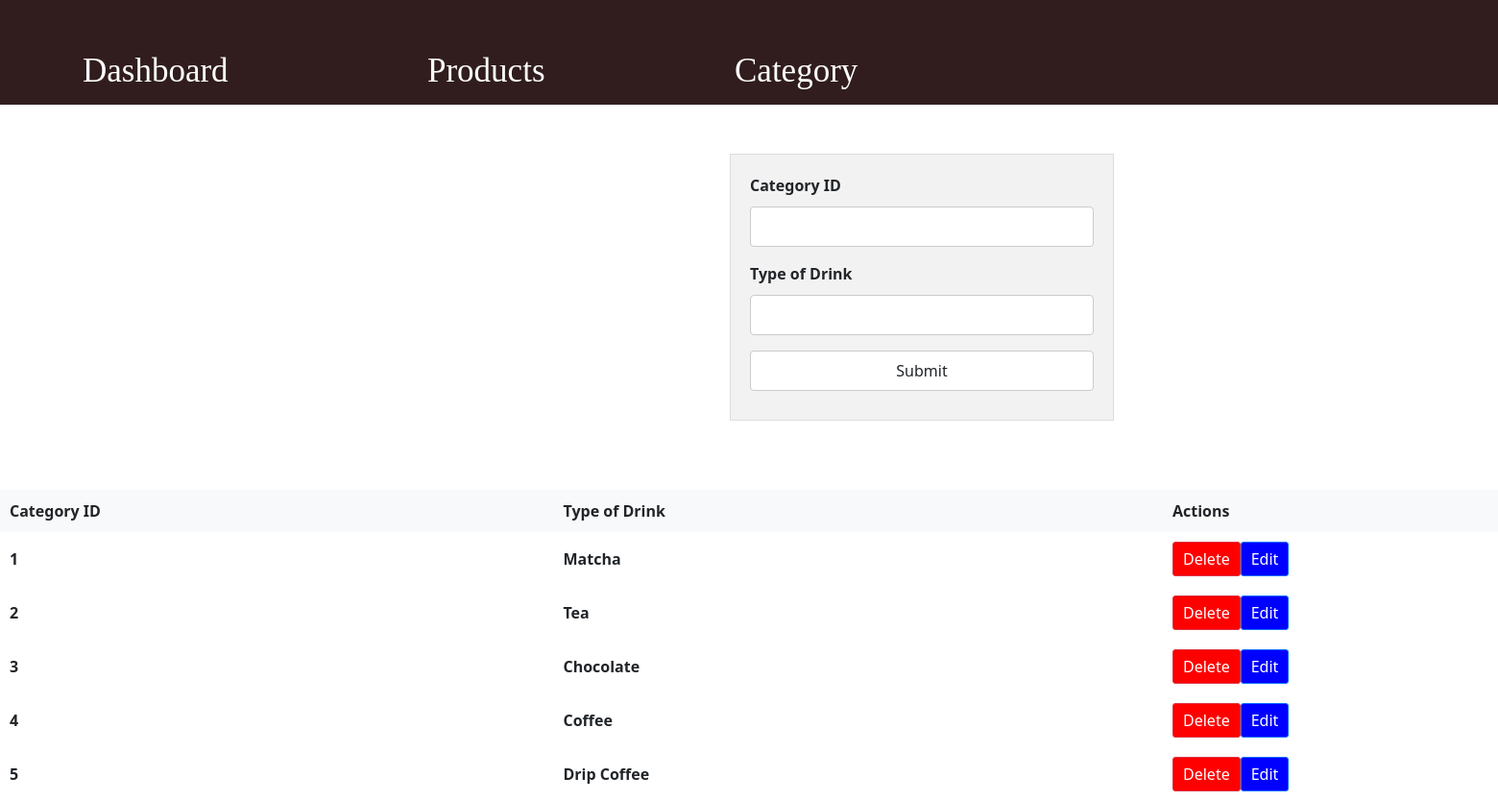
The app's page /category.php with its own data.
### tables this page shows
CREATE TABLE `category` (
  `category_id` int(100) NOT NULL,
  `type` varchar(250) NOT NULL
);

### category.php (the view, shortened to what this page needs)
<!DOCTYPE html>
<html lang="en">
<head>
  <link href="https://cdn.jsdelivr.net/npm/bootstrap@5.3.0/dist/css/bootstrap.min.css"
    rel="stylesheet"
>
  <link rel="stylesheet" href="category.css">
  <link rel="stylesheet" href="style.css">
</head>
<body>
  <rect>
  <nav class="navbar navbar-expand-lg">
    <div class="container-fluid">
      <div class="collapse navbar-collapse" id="navbarNavAltMarkup">
        <div class="navbar-nav">
          <a class="dashboard" aria-current="page" href="dashboard.php">Dashboard</a>
          <a class="category" href="category.php">Category</a>
          <a class="product" href="product.php">Products</a>
        </div>
      </div>
    </div>
  </nav>
  <br><br><br><br><br><br>
  <div class="form-container">
    <form action="category.php" method="post">
      <div class="mb-3">
        <label for="formGroupExampleInput" class="form-label"><b>Category ID</label>
        <input type="text" name="category_id" class="form-control" id="formGroupExampleInput">
      </div>
      <div class="mb-3">
        <label for="formGroupExampleInput2" class="form-label">Type of Drink</label>
        <input type="text" name="type" class="form-control" id="formGroupExampleInput2">
      </div>
      <input type="submit" name="submit" class="form-control">
    </form>
  </div>
<br><br><br>
  <div class="table-container">
    <table>
      <thead>
        <tr>
          <th>Category ID</th>
          <th>Type of Drink</th>
          <th>Actions</th>
        </tr>
      </thead>
      <tbody>
        <?php
        include 'config.php';
        $selectQuery = "SELECT * FROM category";
        $result = mysqli_query($connection, $selectQuery);
        while ($row = mysqli_fetch_assoc($result)) {
          echo '<tr>';
          echo '<td>' . $row['category_id'] . '</td>';
          echo '<td>' . $row['type'] . '</td>';
          echo '<td>';
          echo '<button class="delete-btn btn btn-danger" onclick="deleteCategory(' . $row['category_id'] . ')">Delete</button>';
          echo '<a class="edit-btn btn btn-primary" href="edit_category.php?id=' . $row['category_id'] . '">Edit</a>';
          echo '</td>';
          echo '</tr>';
        }
        ?>
      </tbody>
    </table>
  </div>
</body>
</html>

### category.css (style rules this page uses)
.form-container { max-width: 400px; margin: 0 auto; padding: 20px; border: 1px solid #ddd; }
table { width: 100%; }
th { background-color: #f8f9fa; padding: 10px; }
td { padding: 10px; }
.edit-btn { background-color: blue; color: white; padding: 5px 10px; border-radius: 3px; }
.delete-btn { background-color: red; color: white; padding: 5px 10px; border-radius: 3px; }

### style.css (style rules this page uses)
rect { position: absolute; width: 1920px; height: 109px; left: 0px; top: 0px; background: #311D1D; }
nav { background: #311D1D; }
.dashboard { position: absolute; width: 185px; height: 45px; left: 86px; top: 51px; font-family: 'Gabriela'; font-style: normal; font-weight: 400; font-size: 35px; line-height: 45px; text-decoration: none; color: #FFFFFF; }
.product { position: absolute; width: 147px; height: 45px; left: 445px; top: 51px; text-decoration: none; font-family: 'Gabriela'; font-style: normal; font-weight: 400; font-size: 35px; line-height: 45px; color: #FFFFFF; }
.category { position: absolute; width: 152px; height: 45px; left: 765px; top: 51px; text-decoration: none; font-family: 'Gabriela'; font-style: normal; font-weight: 400; font-size: 35px; line-height: 45px; color: #FFFFFF; }
.form-container { width: 600px; margin: 0 auto; padding: 20px; background-color: #f2f2f2; }
.form-label { display: block; margin-bottom: 10px; }
.form-control { width: 100%; padding: 8px; margin-bottom: 10px; border: 1px solid #ccc; border-radius: 4px; }

### records on screen
category: category_id "1", type "Matcha"
category: category_id "2", type "Tea"
category: category_id "3", type "Chocolate"
category: category_id "4", type "Coffee"
category: category_id "5", type "Drip Coffee"
